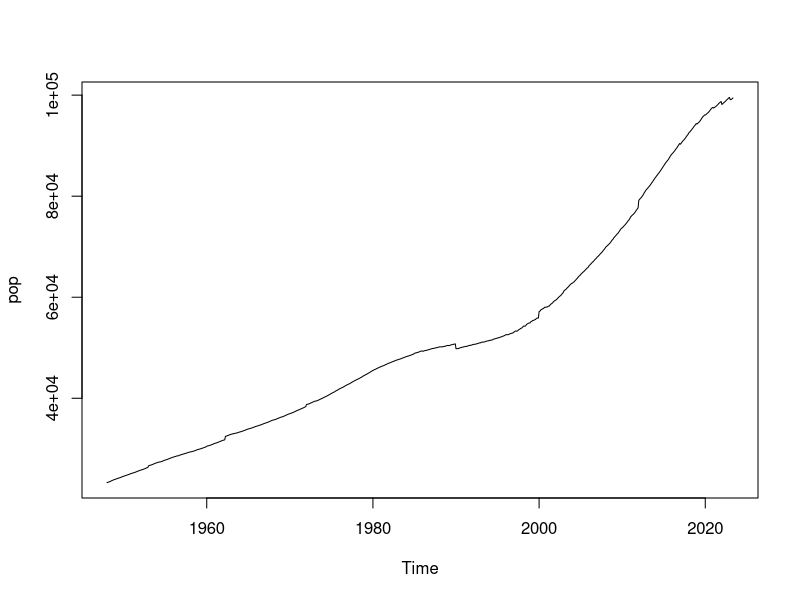
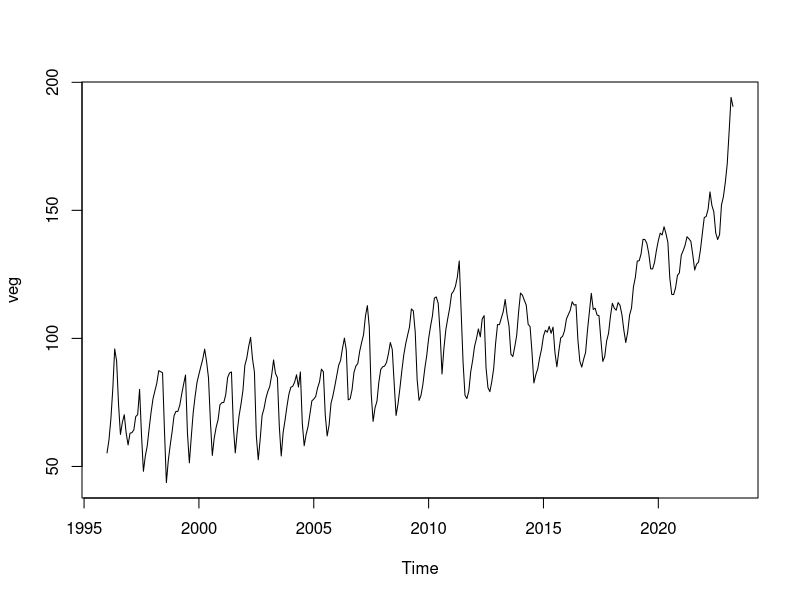
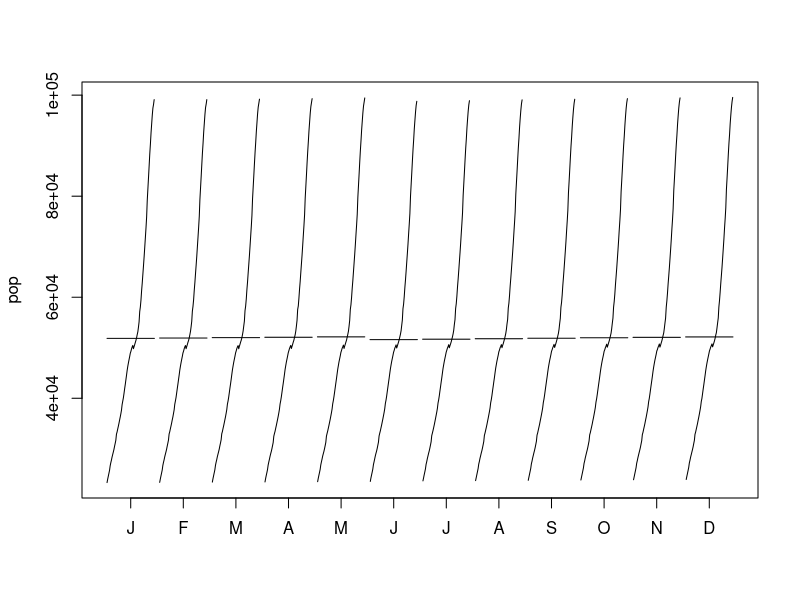
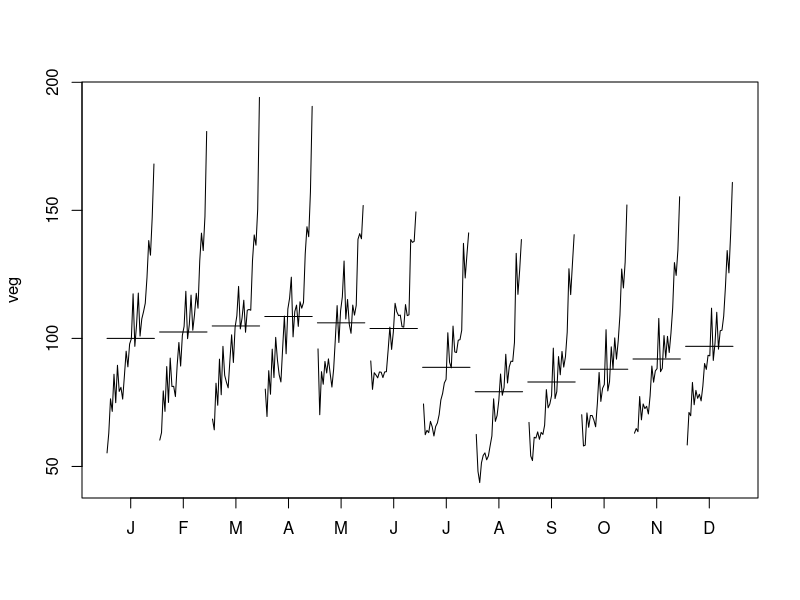
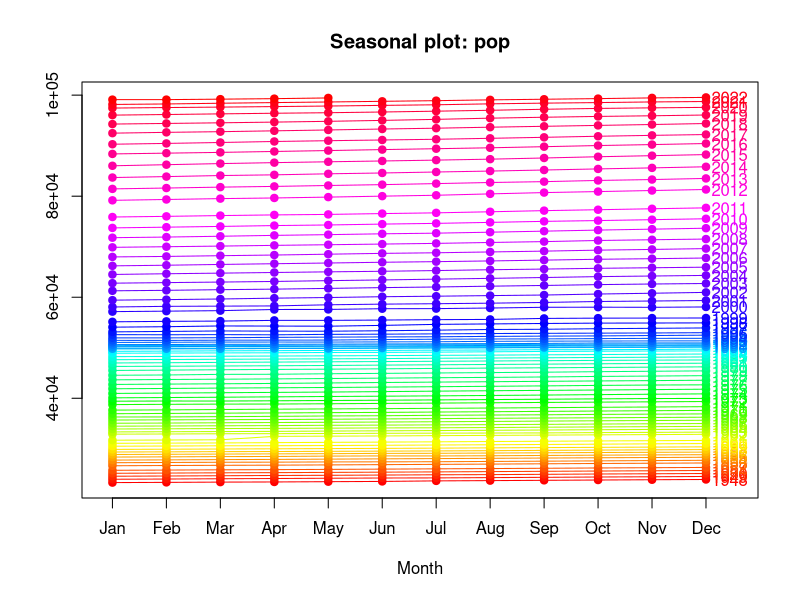
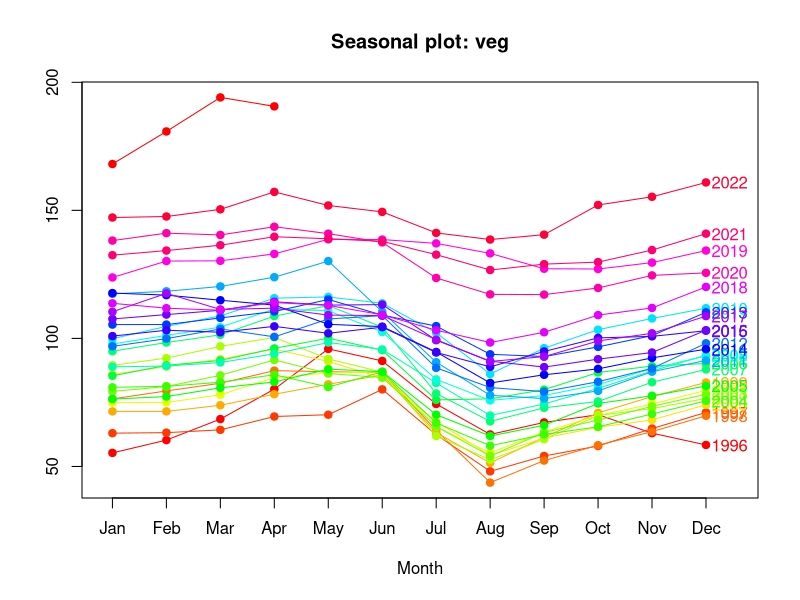
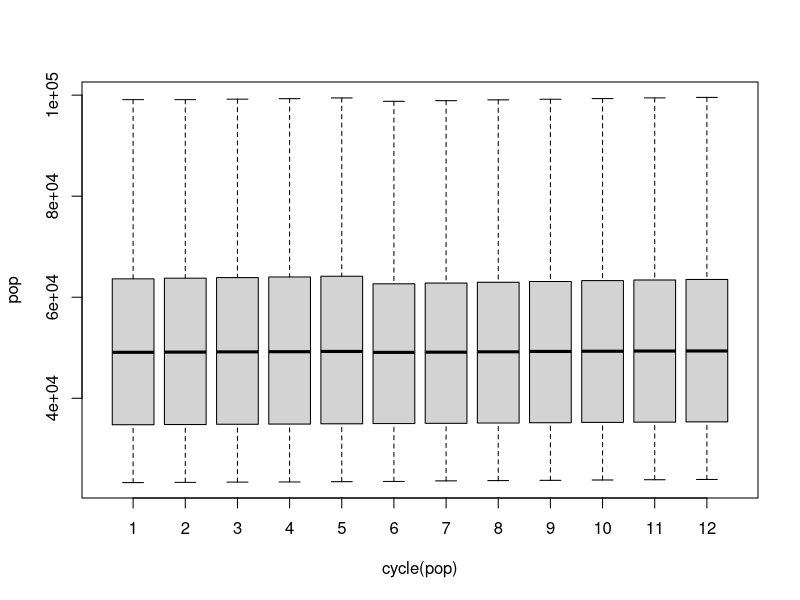
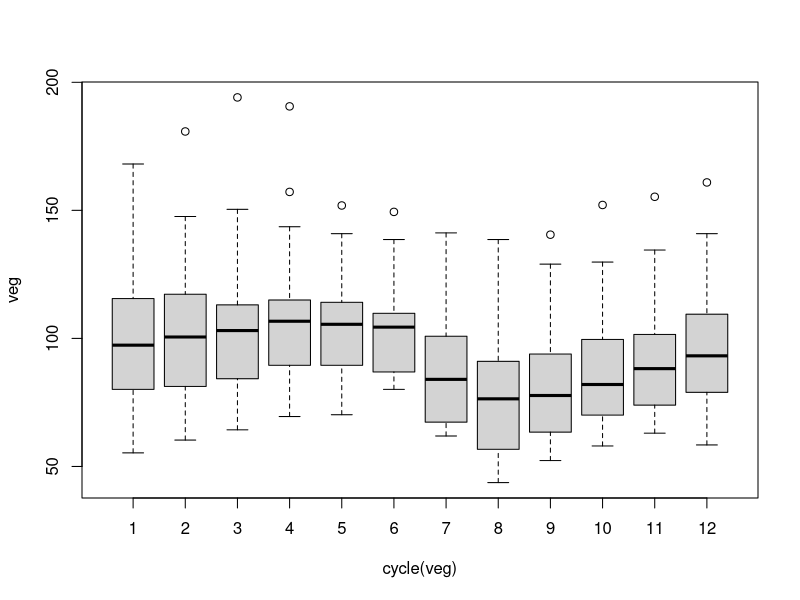

These figures' R source, in order:
setwd('C:/Users/marty/Desktop/GITHUB/ts')

#Wprowadzenie
#Analizowane szeregi czasowe dotyczą wielkości populacji ludzi w wieku powyżej 55 roku życia (włącznie) oraz cen warzyw w Polsce. 
#Analiza pierwszego zagadnienia ma na celu obserwację zmian zachodzących w społeczeństwie na całym świecie. Przewidywanie takich procesów jak starzenie się (lub odmładzanie) społeczeństwa wpływa np. na decyzje polityczne w sprawach polityki prorodzinnej czy prodemograficznej.

#Analiza cen warzyw w Polsce pozwoli zobrazować, jak na przestrzeni roku zmieniają się ceny warzyw. W zależności od miesiąca, wahania cen są mocno zauważalne; w trakcie zbiorów są najtańsze, a pożniej drożeją, co można powiązać np. z kosztami magazynowania i przechowywania w odpowiednich warunkach.
#Indeks harmonizowany cen towarów i usług konsumpcyjnych (Harmonized Index of Consumer Prices, HICP) jest miarą inflacji lub zmiany ogólnego poziomu cen. Wskaźnik ten jest stosowany w Unii Europejskiej do porównywania cen konsumpcyjnych między krajami członkowskimi.
#indeks 2015=100 oznacza, że wszystkie wartości indeksu są wyrażane jako odchylenia od poziomu cen z 2015 roku. Na przykład, jeśli indeks wynosi 105, oznacza to, że ceny wzrosły o 5% w porównaniu do roku referencyjnego.
#Oba zbiory danych pochodzą ze strony https://fred.stlouisfed.org/. (fred.stlouisfed.org - baza danych Rezerwy Federalnej) 
#Ten dotyczący populacji obejmuje okres od stycznia 1948 do maja 2023, a drugi, dotyczący cen warzyw, od stycznia 1996 do czerwca 2023.


## Wczytanie danych
pop <- read.csv('pop.csv')
veg <- read.csv('veg.csv')

colnames(pop) <- c('data','liczba')
colnames(veg) <- c('data', 'cena')

pop$data <- as.Date(pop$data)
pop$liczba <- as.numeric(pop$liczba)

veg$data <- as.Date(veg$data)
veg$cena <- as.numeric(veg$cena)

pop <- ts(pop$liczba, start=1948, frequency = 12)
pop

veg <- ts(veg$cena, start=1996, frequency = 12)
veg

is.ts(pop)
is.ts(veg)

## Omówienie głównych cech analizowanych szeregów na podstawie poznanych typów wykresów

## Wykresy punktowe
plot(pop)
plot(veg)


## Wykresy sezonowe
monthplot(pop)
monthplot(veg)

#Powyższa funkcja pochodzi z pakietu stats i przedstawia podzbiory danych dla kazdego z okresów - dla miesięcznytch szeregów, dla każdego miesiąca rysowane są odrębne szeregi czasowe zawierające wartości zaobserwowane w kolejnych latach. Ponadto wyznacznana jest średnia wartość zaznaczona poziomą linią.

library(forecast)

seasonplot(pop, 
           col = rainbow(75), 
           year.labels = TRUE, 
           pch = 19)

seasonplot(veg, 
           col = rainbow(27), 
           year.labels = TRUE, 
           pch = 19)

#Funkcja seasonplot z pakietu forecast pozwala na zaprezentowanie danych w rozbiciu na kolejne okresy jednostkowe. Forma taka pomaga analizować i zauważać zarówno sezonowość okresów jak i odstępstwom od wzorca sezonowości w poszczególnych okresach (np. jednostkowe, nietypowe zachowanie w konkretnym roku).

## Wykresy pudełkowe
boxplot(pop ~ cycle(pop))
boxplot(veg ~ cycle(veg))

#Wykres typu boxplot dostarcza nam syntetycznych informacji na temat zmienności szeregów dla poszczególnych okresów. Na wykresie mamy mediany, kwartyle(brzegi pudełek), wartości minimalne i maksymalne(wąsy) oraz wartości odstające (kropki)

## Wykresy rozrzutu dla wartości opóźnionych
lag.plot(pop, lags=12, do.lines=FALSE)
lag.plot(veg, lags=12, do.lines=FALSE)

#Wykres rozrzutu jest podstawowym narzędziem graficznym wykorzystywanym do badania zależności dwóch zmiennych w klasycznej analizie danych. Na wykresach rozrzutu dla wartości opóźnionych przedstawiamy zależność wartości szeregu od wartości przesuniętych o opóźnienie lag - rysujemy pary (X(t), X(t-lag)) dla kolejnych chwil t. Jeżeli punkty na wykresie przedstawiają jednorodną chmurę punktów, bez jakiejkolwiek struktury, świadczy to o braku istotnej zależności czasowej pomiędzy wartościami szeregu przesuniętymi o konkretne opóźnienie.

## Wykresy autokorelacji ACF
acf(pop)
acf(veg)

## Wykresy cząstkowej korelacji PACF
pacf(pop)
pacf(veg)

## Dekompozycja

#Dekompozycja addytywna szeregu z trendem
dpop <- decompose(pop, type = "additive")
plot(dpop)

#Dekompozycja addytywna szeregu z sezonowością
dveg <- decompose(veg, type = "additive")
plot(dveg)

#Dekompozycja multiplikatywna szeregu z trendem
dpop <- decompose(pop, type = "multiplicative")
plot(dpop)

#Dekompozycja multiplikatywna szeregu z sezonowością
dveg <- decompose(veg, type = "multiplicative")
plot(dveg)

#Dekompozycja za pomocą ruchomej średniej szeregu z trendem


#Dekompozycja za pomocą ruchomej średniej szeregu z sezonowością

#BRAKUJE DUZO

